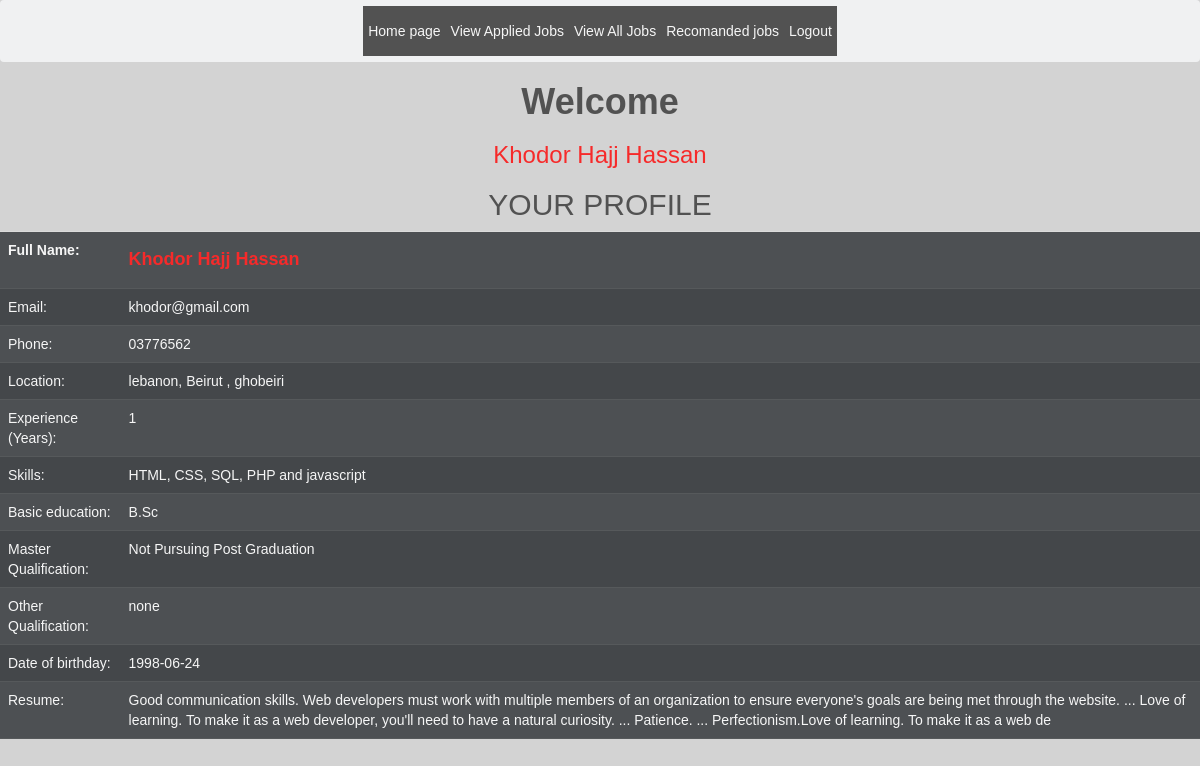
/jobseeker/jsprofile.php (signed in), run on the app's committed database.
### tables this page shows
CREATE TABLE `jobseeker` (
  `user_id` int(11) NOT NULL,
  `log_id` int(11) DEFAULT NULL,
  `name` varchar(200) NOT NULL,
  `phone` varchar(200) DEFAULT NULL,
  `location` varchar(200) DEFAULT NULL,
  `experience` varchar(200) DEFAULT NULL,
  `skills` varchar(200) DEFAULT NULL,
  `basic_edu` varchar(200) DEFAULT NULL,
  `master_edu` varchar(200) DEFAULT NULL,
  `other_qual` varchar(200) DEFAULT NULL,
  `dob` varchar(200) DEFAULT NULL,
  `resume` blob DEFAULT NULL,
  `cv` blob DEFAULT NULL,
  `Photo` blob DEFAULT NULL
);

### jobseeker/jsprofile.php (the view, shortened to what this page needs)
<?php
include_once('../config.php');
$id = $_SESSION['id'];
if(isset($_SESSION['id'])&& ($_SESSION['type']="jobseeker"))
{
    $q = "select * from login join jobseeker on login.log_id=jobseeker.log_id WHERE login.log_id = $id";
    $result = mysqli_query($db1, $q) or die("Selecting user profile failed");
    $row = mysqli_fetch_array($result);
}
else
{
    header('location:../login.php?msg=please_login');
}
?>
<!DOCTYPE html>
<html lang="en">
<head>
  <link href="https://cdn.jsdelivr.net/npm/bootstrap@5.1.3/dist/css/bootstrap.min.css" rel="stylesheet">
      <link rel="stylesheet" href="https://maxcdn.bootstrapcdn.com/bootstrap/3.4.1/css/bootstrap.min.css">
     <nav class="navbar navbar-expand-sm bg-light justify-content-center">
    <ul class="navbar-nav">
      <li class="nav-item">
        <a class="nav-link" href="profile.php">Home page</a>
      </li>
      <li class="nav-item">
        <a class="nav-link" href="view_applied.php">View Applied Jobs</a>
      </li>
      <li class="nav-item">
        <a class="nav-link" href="alljobs.php">View All Jobs</a>
      </li>
      <li class="nav-item">
        <a class="nav-link" href="recomandedjob.php">Recomanded jobs</a>
      </li>
      <li class="nav-item">
        <a class="nav-link" href="../logout.php">Logout</a>
      </li>
    </ul>
  </nav>
</head>
<body>
     <center><h1  ><strong> Welcome</strong> </h1><h3 style="color : red"  ><?php echo $row['name']; ?></h3> </center>
       <center><h2> Your Profile</h2></center>
       <div class="advsearch">
         <table  class="table table-dark table-striped">
        <tr>
            <td class="tbold"><strong>Full Name:</strong></td>
            <td><h4 style="color:red"><strong><?php echo $row['name']; ?></strong></h4></td>
        </tr>
        <tr>
            <td >Email:</td>
            <td><?php echo $row['email']; ?></td>
        </tr>
        <tr>
            <td >Phone:</td>
            <td><?php echo $row['phone']; ?></td>
        </tr>
        <tr>
            <td >Location:</td>
            <td><?php echo $row['location']; ?></td>
        </tr>
        <tr>
            <td >Experience (Years):</td>
            <td><?php echo $row['experience']; ?></td>
        </tr>
        <tr>
            <td >Skills:</td>
            <td><?php echo $row['skills']; ?></td>
        </tr>
        <tr>
           <td >Basic education:</td>
            <td><?php echo $row['basic_edu']; ?></td>
        </tr>
        <tr>
            <td >Master Qualification:</td>
            <td><?php echo $row['master_edu']; ?></td>
        </tr>
          <tr>
            <td >Other Qualification:</td>
            <td><?php echo $row['other_qual']; ?></td>
        </tr>
          <tr>
            <td >Date of birthday:</td>
            <td><?php echo $row['dob']; ?></td>
        </tr>
          <tr>
            <td >Resume:</td>
            <td><?php echo $row['resume']; ?></td>
        </tr>
    </table>
    </div>
</body>
</html>

### data on the page
jobseeker: name "Khodor Hajj Hassan", log.email "khodor@gmail.com", phone "03776562", location "lebanon, Beirut , ghobeiri", experience "1", skills "HTML, CSS, SQL, PHP and javascript", basic_edu "B.Sc", master_edu "Not Pursuing Post Graduation", other_qual "none", dob "1998-06-24", resume "Good communication skills. Web developers must work with multiple members of an organization to ensure everyone's goals are being met through the website. ... Love of learning. To make it as a web developer, you'll need to have a natural curiosity. ... Patience. ... Perfectionism.Love of learning. To make it as a web de"
